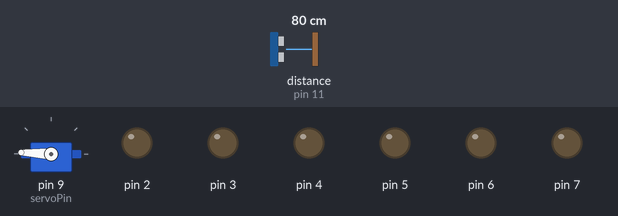
A sketch run on a simulated Teensy 3. Parts: servo, output pins drawn as LEDs (lit = HIGH). Dashed ring = blinking. Inputs (shaded band) come from the test bench; at power-on: distance to the obstacle (sensor on pin 11) 80 cm. The echo pulse lasts 58.3 µs per cm.

Above: at 1.2 s.
1.3 s: distance to the obstacle (sensor on pin 11) set to 2 cm
At 4.1 s:
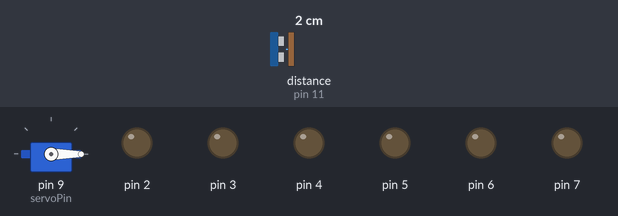
4.3 s: distance to the obstacle (sensor on pin 11) set to 60 cm
At 5.7 s:
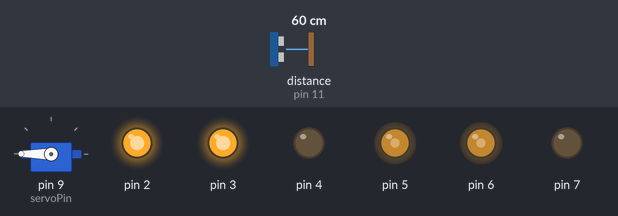
7.3 s: distance to the obstacle (sensor on pin 11) set to 4 cm
At 7.8 s:
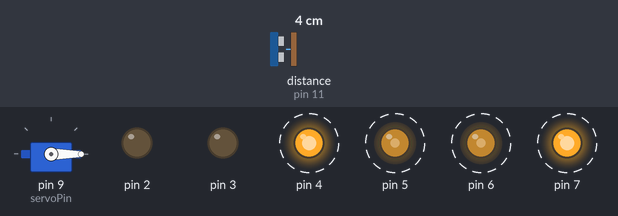
10.3 s: distance to the obstacle (sensor on pin 11) set to 120 cm
At 12.2 s:
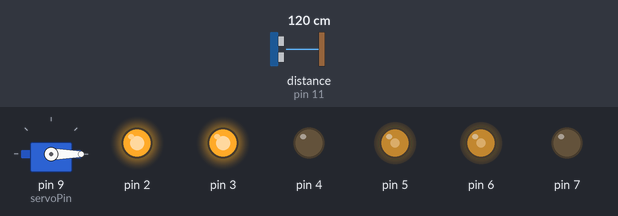
Timing chart, 0 to 14.3 s (numbered marks = the images above; inputs shaded):
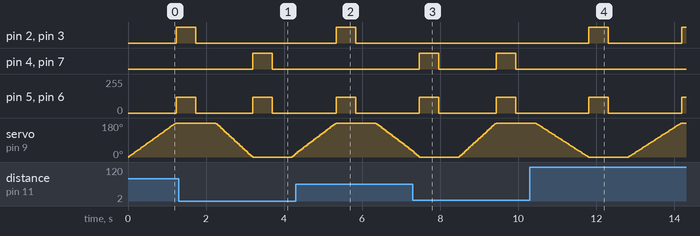

Measured:
- after the input at 1.3 s, pin 2, pin 3: goes on until 1.7 s, then stays LOW; pin 4, pin 7: LOW → HIGH after 1.9 s, → LOW 0.50 s later
- after the input at 4.3 s, pin 2, pin 3: LOW → HIGH after 1.0 s, → LOW 0.50 s later; pin 4, pin 7: stays LOW (without the input it goes to HIGH after 0.85 s)
- after the input at 7.3 s, pin 2, pin 3: stops changing and stays LOW; pin 4, pin 7: alternates HIGH for 0.50 s and LOW for 1.5 s, starting after 0.17 s
- after the input at 10.3 s, pin 2, pin 3: LOW → HIGH after 1.5 s, → LOW 0.50 s later, → HIGH 1.9 s later; pin 4, pin 7: stops changing and stays LOW

The sketch:

complete_beginner.ino
```cpp
#include "Robot.h"

// Declare our robot object to control our robot
Robot myRobot;

// runs only once
void setup() {
  //Serial.begin(9600);
}

// runs over and over
void loop() {
  int dist = myRobot.doSweep();
  // check if there are no obstacles (greater than 50 cm)
  if (dist > 50) {
    // move the robot
    myRobot.drive(-120, -120);
  }
  else {
    myRobot.drive(120, 120);
  }
  delay(500);
  myRobot.drive(0, 0);
  delay(500);
}
```

Robot.cpp
```cpp
#include "Robot.h"

/// constructor
Robot::Robot() {
	roboSetup();
}

/// constructor
Robot::Robot(Config c) {
	roboConfig = c;
	roboSetup();
}

/// destructor/cleanup
Robot::~Robot() {
	delete sonar;
	sonar = 0;
}

/// Gets the distance away from the ping sensor (sonar/ultrasonic sensor)
/// \returns the distance in cm
int Robot::getDistance() {
	return sonar->ping_cm();
}

/// Sets the servo position to move to range: [0, 180]
/// \param pos The position to move the servo to
void Robot::setServoPos(int pos) {
	roboConfig.servoPos = pos;
	servo.write(pos);
}

/// Gets the current position of the servo
/// \returns the position of the servo
int Robot::getServoPos() {
	return roboConfig.servoPos;
}

/// Sets up the robot. Can be called to after reconfiguring the robot as well.
void Robot::roboSetup() {
	if (sonar != 0)
		sonar = new NewPing(roboConfig.triggerPin, roboConfig.echoPin, roboConfig.maxDistance);
	else {
		delete sonar;
		sonar = new NewPing(roboConfig.triggerPin, roboConfig.echoPin, roboConfig.maxDistance);
	}

	// Attach the servo object to the pin
	servo.attach(roboConfig.servoPin);

	// Set the pins to output our signals
	pinMode(roboConfig.enA, OUTPUT);
	pinMode(roboConfig.enB, OUTPUT);
	pinMode(roboConfig.motor1A, OUTPUT);
	pinMode(roboConfig.motor1B, OUTPUT);
	pinMode(roboConfig.motor2A, OUTPUT);
	pinMode(roboConfig.motor2B, OUTPUT);
}

/// moves ultrasonic sensor to check for obstacles ahead
/// \returns distance of obstacle in cm (0 if none)
int Robot::doSweep() {
	int distance = 0;
	int start = 0;
	if (roboConfig.steps < 0)
		start = 180;

	for (int servoPos = start; servoPos <= 180 && servoPos >= 0; servoPos += roboConfig.steps) {
		setServoPos(servoPos);

		// check if something is in front of the sensor
		int tempD = sonar->ping_cm();
		if (tempD > roboConfig.minDistance)
			distance = tempD;

		delay(15);
	}
	if (start == 180)
		setServoPos(0);
	else if (start == 0)
		setServoPos(180);

	// invert the direction of the steps
	roboConfig.steps *= -1;

	// report distance

	return distance; // no obstacles
}

/// Sends an analog signal to the motors
/// \param leftSpeed The value to set the motor to. range: [-255,255]
/// \param rightSpeed The value to set the motors to. range: [-255,255]
void Robot::drive(int leftSpeed, int rightSpeed) {
	// Make sure the values are in range.
	checkRange(&leftSpeed);
	checkRange(&rightSpeed);

	analogWrite(roboConfig.enA, abs(leftSpeed));
	analogWrite(roboConfig.enB, abs(rightSpeed));

	setMotorStates(leftSpeed, rightSpeed);
}

/// Sets the motor states to go forward, backward, or stop
/// \param leftVal The left value you're sending to the motors
/// \param rightVal The right value you're sending to the motors
void Robot::setMotorStates(int leftVal, int rightVal) {
	// create an array of values
	// reverse one value so that both are going in the same direction
	int vals[2] = { -leftVal, rightVal };
	int motors[4] = { roboConfig.motor1A, roboConfig.motor1B, roboConfig.motor2A, roboConfig.motor2B };

	for (int i = 0; i < 2; i++) {
		// Set the motors to stop
		if (vals[i] == 0) {
			digitalWrite(motors[2 * i], LOW);
			digitalWrite(motors[(2 * i) + 1], LOW);
		}
		// Set the motors to go backwards
		else if (vals[i] < 0) {
			digitalWrite(motors[2 * i], HIGH);
			digitalWrite(motors[(2 * i) + 1], LOW);
		}
		// Set motors to go forward
		else if (vals[i] > 0) {
			digitalWrite(motors[2 * i], LOW);
			digitalWrite(motors[(2 * i) + 1], HIGH);
		}
	}
}

/// Makes sure the input is within the required range
/// \param val The input to check
void Robot::checkRange(int *val) {
	if (*val < -255)
		*val = -255;
	else if (*val > 255)
		*val = 255;
}
```

Robot.h
```cpp
#ifndef __ROBOT_H__
#define __ROBOT_H__

#include "NewPing.h"
#include <Servo.h>

struct Config {
	// the pin for the servo
	int servoPin = 9;
	int steps = 3;
	int servoPos = 0;

	// The pins for the ultrasonic sensor
	int triggerPin = 10;
	int echoPin = 11;

	// The pins for the DC Motors
	// Pins controlling the speed of the motor via PWM
	int enA = 5;
	int enB = 6;
	// Pins controlling the direction the motors are going
	int motor1A = 7;
	int motor1B = 2;
	int motor2A = 3;
	int motor2B = 4;

	// Ultrasonic sensor limits (cm)
	int maxDistance = 200;
	int minDistance = 2;
};


class Robot {
public:
	Robot();
	Robot(Config c);
	~Robot();

	int getDistance();

	void setServoPos(int pos);
	int getServoPos();

	void roboSetup();
	int doSweep();
	void drive(int leftSpeed, int rightSpeed);

	Config roboConfig;

private:
	void checkRange(int *val);
	void setMotorStates(int leftVal, int rightVal);

	// objects handling control over servos and our sensor.
	Servo servo;
	NewPing *sonar;
};

#endif //__ROBOT_H__
```
